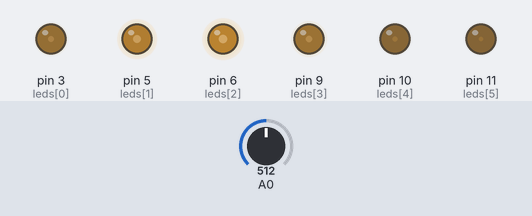
A sketch run on a simulated Arduino Uno, built with avr-gcc and run on an emulated ATmega328P. Shown: output pins drawn as LEDs (lit = HIGH). Inputs (shaded band) come from the test bench; at power-on: A0 = 512.

Above: at 1.2 s.
1.3 s: A0 set to 306
At 1.74 s:
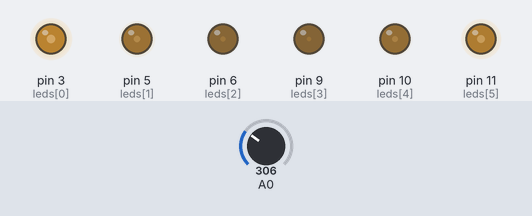
4.3 s: A0 set to 122
At 4.53 s:
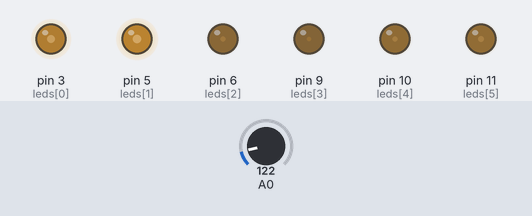
7.3 s: A0 set to 138
At 7.57 s:
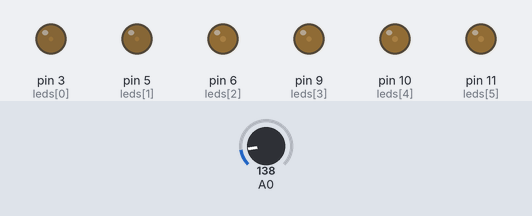
10.3 s: A0 set to 118
Timing chart, 0 to 11.9 s (numbered marks = the images above; inputs shaded):
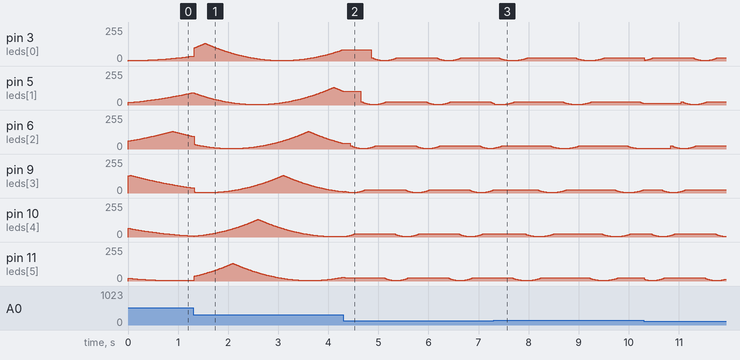

The sketch:

fadeLedArray.ino
```cpp
#define sensorSmoothPoints 32

int sensorSmoothIndex = 0;
int sensorSmoothValueSum = 0;
int sensorValues[sensorSmoothPoints];

int leds[] = {3, 5, 6, 9, 10, 11}; // the PWM pins the LEDs are attached to
int ledCount = 6;                  // how many LEDs there are
int maxBrightness = 128;
int msPerLevel = 16;

int offset = 2 * maxBrightness / ledCount;

void setup() {

  // declare pin 9 to be an output:
  for (int i = 0; i < ledCount; i++) {
    pinMode(leds[i], OUTPUT);
  }
}

void loop() {
  int sensorValue = analogRead(A0);

  sensorSmoothIndex++;
  if (sensorSmoothIndex >= sensorSmoothPoints)
    sensorSmoothIndex = 0;

  sensorSmoothValueSum -= sensorValues[sensorSmoothIndex];
  sensorValues[sensorSmoothIndex] = sensorValue;
  sensorSmoothValueSum += sensorValues[sensorSmoothIndex];

  int smoothSensorValue = sensorSmoothValueSum / sensorSmoothPoints;

  unsigned long time = millis();
  msPerLevel = map(smoothSensorValue, 0, 1023, 1, 40);
  for (int i = 0; i < ledCount; i++) {
    int step = (i * offset + time / msPerLevel) % (maxBrightness * 2);
    int brightness = step > maxBrightness ? maxBrightness * 2 - step : step;
    brightness = (brightness * brightness) / (maxBrightness);
    analogWrite(leds[i], brightness + 5);
  }
}
```
